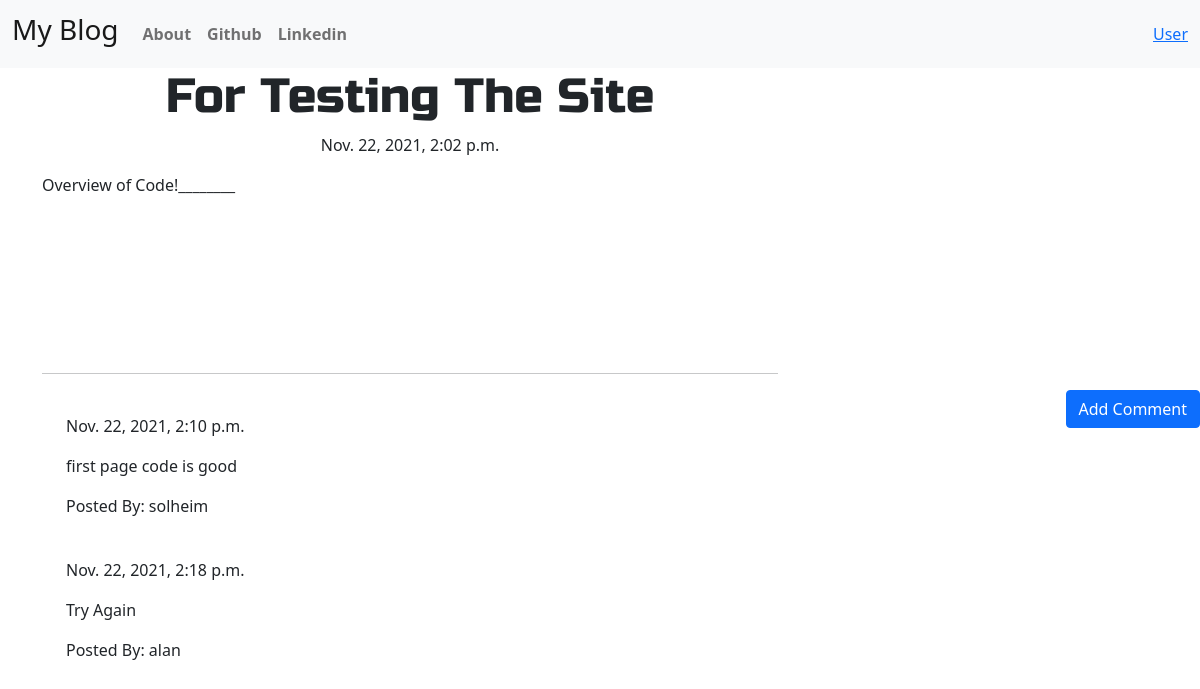
Screenshot of /post/7/ with the database file from the repository.
### blog/models.py (models this page shows, shortened)
class Post(models.Model):
    author = models.ForeignKey('auth.User', on_delete=models.CASCADE)
    title = models.CharField(max_length=200)
    text = models.TextField()
    create_date = models.DateTimeField(default=timezone.now)
    published_date = models.DateTimeField(blank=True,null=True)

class Comment(models.Model):
    post = models.ForeignKey('blog.Post',related_name='comments', on_delete=models.CASCADE)
    author = models.CharField(max_length=200)
    text = models.TextField()
    create_date = models.DateTimeField(default=timezone.now)
    approved_comment = models.BooleanField(default=False)

### blog/views.py (the view)
# urls.py: path('post/<pk>/',views.PostDetailView.as_view(),name='post_detail'),
class PostDetailView(DetailView):
    model = Post

### blog/templates/blog/post_detail.html (shortened to what this page needs)
{% extends 'blog/base.html' %}
{% block content %}
<h1 class="posttitle loader">{{ post.title }}</h1>
{% if post.published_date %}
  <div class="date postdate">
    {{ post.published_date}}
  </div>
{% else %}
  <a class="btn btn-default" href="{% url 'post_publish' pk=post.pk %}">Publish</a>
{% endif %}
<p class="postcontent">{{ post.text|safe|linebreaksbr }}</p>
<hr>
  <a class="btn btn-primary btn-comment" href="{% url 'add_comment_to_post' pk=post.pk %}">Add Comment</a>
  <div class="container">
    {% for comment in post.comments.all %}
    <br>
      {% if user.is_authenticated or comment.approved_comment %}
        {{ comment.create_date }}
          <p>{{comment.text|safe|linebreaksbr}}</p>
          <p>Posted By: {{comment.author}}</p>
          {% endif %}
          {% empty %}
          <p>No Comments</p>
      {% endfor %}
  </div>
{% endblock %}

### blog/static/css/blog.css (style rules this page uses)
.postdate { text-align: center; }
.posttitle { font-family: 'Russo One',sans-serif; font-size:3em; text-align: center; }
.postcontent { font-family: 'Montserrat'; font-size: 1.5em; }
.btn-comment { position: absolute; right: 0px; }
.loader { filter:hue-rotate(0deg); color:linear-gradient(45deg,#0f8,#08f); animation:hue 10000ms infinite linear; }

### rows the page displays
Post: title "For Testing The Site", published_date "Nov. 22, 2021, 2:02 p.m.", text "Overview of Code!________"
Comment: create_date "Nov. 22, 2021, 2:10 p.m.", text "first page code is good", author "solheim"
Comment: create_date "Nov. 22, 2021, 2:18 p.m.", text "Try Again", author "alan"
